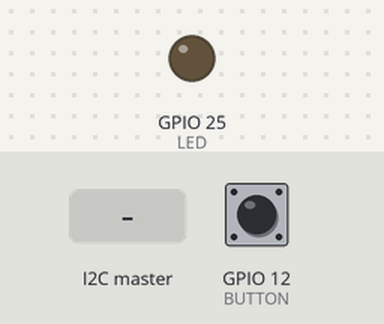
This sketch was run on a simulated ESP32. Parts: output pins drawn as LEDs (lit = HIGH). Inputs (shaded band) come from the test bench; at power-on: GPIO 12 (BUTTON) HIGH.

Above: at 1.3 s.
1.4 s: the I2C master sends the byte 1
At 1.9 s:
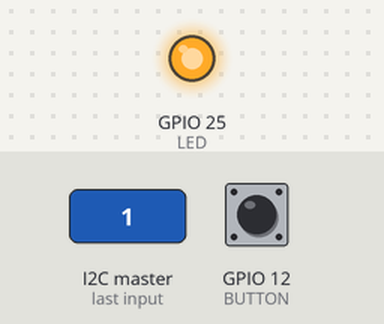
2.9 s: the I2C master sends the byte 0
At 4.1 s:
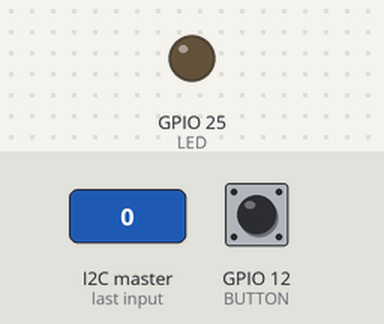
4.4 s: the I2C master sends the byte 2
At 5.3 s:
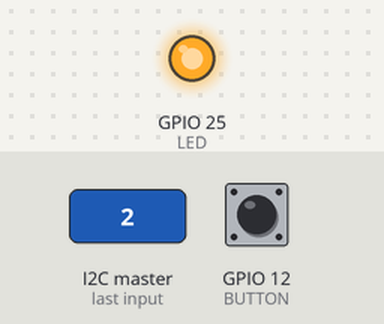
Timing chart, 0 to 7.4 s (numbered marks = the images above; inputs shaded):
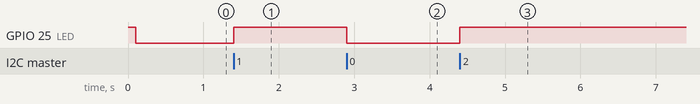

Measured:
- after the input at 1.4 s, GPIO 25 (LED): LOW → HIGH at once
- after the input at 2.9 s, GPIO 25 (LED): HIGH → LOW at once
- after the input at 4.4 s, GPIO 25 (LED): LOW → HIGH at once

The sketch:

attiny88.ino
```cpp
#define LED 25 //PA2
#define BUTTON 12

#include <Wire.h>


char button_data = 0;
void receiveEvent(int howMany) {
    char c = Wire.read(); // receive byte as a character
    if(c)
        digitalWrite(LED, HIGH);
    else
        digitalWrite(LED, LOW);

}

void requestEvent()
{
    Wire.write(button_data);
}

void setup()
{
    pinMode(LED,OUTPUT);
    digitalWrite(LED, HIGH);
    delay(100);
    digitalWrite(LED, LOW);

    pinMode(BUTTON,INPUT);
    digitalWrite(BUTTON,HIGH);

    Wire.begin(8);                // join i2c bus with address #8
    Wire.onReceive(receiveEvent); // register event
    Wire.onRequest(requestEvent); // register event
}

void loop()
{
    if(digitalRead(BUTTON) == LOW)
        button_data = 0x01;
    else
        button_data = 0x00;
}
```
